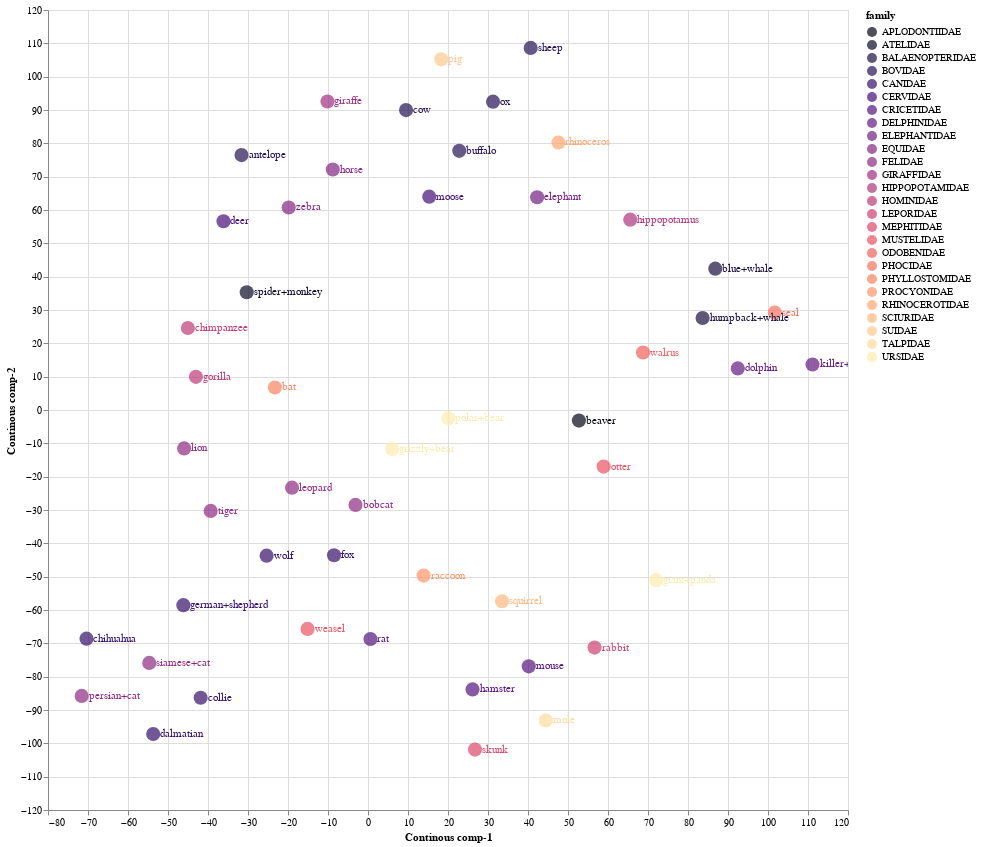

Notebook source saved alongside this figure:
### Code cell
source = tsne_continous_df1

points = alt.Chart(source).mark_circle(size=200).encode(
    x='Continous comp-1:Q',
    y='Continous comp-2:Q',
    color=alt.Color('family:N', scale=alt.Scale(scheme='Magma'))
    ).properties(
    width=800,
    height=800
)

text = points.mark_text(
    align='left',
    baseline='middle',
    dx=7
).encode(
    text='index:N'
)

points.interactive() + text

### Figure 1 — Vega-Lite specification as saved in the notebook (floating-point values rounded to 4 significant figures)
{"config": {"view": {"continuousWidth": 400, "continuousHeight": 300}}, "layer": [{"mark": {"type": "circle", "size": 200}, "encoding": {"color": {"field": "family", "scale": {"scheme": "Magma"}, "type": "nominal"}, "x": {"field": "Continous comp-1", "type": "quantitative"}, "y": {"field": "Continous comp-2", "type": "quantitative"}}, "height": 800, "selection": {"selector017": {"type": "interval", "bind": "scales", "encodings": ["x", "y"]}}, "width": 800}, {"mark": {"type": "text", "align": "left", "baseline": "middle", "dx": 7}, "encoding": {"color": {"field": "family", "scale": {"scheme": "Magma"}, "type": "nominal"}, "text": {"field": "index", "type": "nominal"}, "x": {"field": "Continous comp-1", "type": "quantitative"}, "y": {"field": "Continous comp-2", "type": "quantitative"}}, "height": 800, "width": 800}], "data": {"name": "data-96de1931631bef68f6d58ee22dd3dc90"}, "$schema": "https://vega.github.io/schema/vega-lite/v4.17.0.json", "datasets": {"data-96de1931631bef68f6d58ee22dd3dc90": [{"Continous comp-1": -31.62, "Continous comp-2": 76.48, "index": "antelope", "order": "ARTIODACTYLA", "family": "BOVIDAE", "K_mean": 0}, {"Continous comp-1": 6.04, "Continous comp-2": -11.72, "index": "grizzly+bear", "order": "CARNIVORA", "family": "URSIDAE", "K_mean": 2}, {"Continous comp-1": 111.1, "Continous comp-2": 13.66, "index": "killer+whale", "order": "ARTIODACTYLA", "family": "DELPHINIDAE", "K_mean": 5}, {"Continous comp-1": 52.73, "Continous comp-2": -3.186, "index": "beaver", "order": "RODENTIA", "family": "APLODONTIIDAE", "K_mean": 10}, {"Continous comp-1": -53.7, "Continous comp-2": -97.21, "index": "dalmatian", "order": "CARNIVORA", "family": "CANIDAE", "K_mean": 4}, {"Continous comp-1": -71.58, "Continous comp-2": -85.77, "index": "persian+cat", "order": "CARNIVORA", "family": "FELIDAE", "K_mean": 4}, {"Continous comp-1": -8.805, "Continous comp-2": 72.15, "index": "horse", "order": "PERISSODACTYLA", "family": "EQUIDAE", "K_mean": 0}, {"Continous comp-1": -46.15, "Continous comp-2": -58.54, "index": "german+shepherd", "order": "CARNIVORA", "family": "CANIDAE", "K_mean": 4}, {"Continous comp-1": 86.81, "Continous comp-2": 42.39, "index": "blue+whale", "order": "ARTIODACTYLA", "family": "BALAENOPTERIDAE", "K_mean": 11}, {"Continous comp-1": -54.69, "Continous comp-2": -75.87, "index": "siamese+cat", "order": "CARNIVORA", "family": "FELIDAE", "K_mean": 4}, {"Continous comp-1": 26.75, "Continous comp-2": -101.9, "index": "skunk", "order": "CARNIVORA", "family": "MEPHITIDAE", "K_mean": 7}, {"Continous comp-1": 44.44, "Continous comp-2": -93.15, "index": "mole", "order": "EULIPOTYPHLA", "family": "TALPIDAE", "K_mean": 7}, {"Continous comp-1": -39.33, "Continous comp-2": -30.28, "index": "tiger", "order": "CARNIVORA", "family": "FELIDAE", "K_mean": 2}, {"Continous comp-1": 65.56, "Continous comp-2": 57.1, "index": "hippopotamus", "order": "ARTIODACTYLA", "family": "HIPPOPOTAMIDAE", "K_mean": 8}, {"Continous comp-1": -18.99, "Continous comp-2": -23.31, "index": "leopard", "order": "CARNIVORA", "family": "FELIDAE", "K_mean": 2}, {"Continous comp-1": 15.31, "Continous comp-2": 64.0, "index": "moose", "order": "ARTIODACTYLA", "family": "CERVIDAE", "K_mean": 3}, {"Continous comp-1": -30.32, "Continous comp-2": 35.32, "index": "spider+monkey", "order": "PRIMATES", "family": "ATELIDAE", "K_mean": 6}, {"Continous comp-1": 83.65, "Continous comp-2": 27.61, "index": "humpback+whale", "order": "ARTIODACTYLA", "family": "BALAENOPTERIDAE", "K_mean": 11}, {"Continous comp-1": 42.28, "Continous comp-2": 63.82, "index": "elephant", "order": "PROBOSCIDEA", "family": "ELEPHANTIDAE", "K_mean": 3}, {"Continous comp-1": -43.02, "Continous comp-2": 9.938, "index": "gorilla", "order": "PRIMATES", "family": "HOMINIDAE", "K_mean": 6}, {"Continous comp-1": 31.26, "Continous comp-2": 92.49, "index": "ox", "order": "ARTIODACTYLA", "family": "BOVIDAE", "K_mean": 3}, {"Continous comp-1": -8.486, "Continous comp-2": -43.57, "index": "fox", "order": "CARNIVORA", "family": "CANIDAE", "K_mean": 2}, {"Continous comp-1": 40.67, "Continous comp-2": 108.6, "index": "sheep", "order": "ARTIODACTYLA", "family": "BOVIDAE", "K_mean": 3}, {"Continous comp-1": 101.7, "Continous comp-2": 29.23, "index": "seal", "order": "CARNIVORA", "family": "PHOCIDAE", "K_mean": 5}, {"Continous comp-1": -45.03, "Continous comp-2": 24.61, "index": "chimpanzee", "order": "PRIMATES", "family": "HOMINIDAE", "K_mean": 6}, {"Continous comp-1": 26.14, "Continous comp-2": -83.83, "index": "hamster", "order": "RODENTIA", "family": "CRICETIDAE", "K_mean": 7}, {"Continous comp-1": 33.51, "Continous comp-2": -57.37, "index": "squirrel", "order": "RODENTIA", "family": "SCIURIDAE", "K_mean": 1}, {"Continous comp-1": 47.62, "Continous comp-2": 80.26, "index": "rhinoceros", "order": "PERISSODACTYLA", "family": "RHINOCEROTIDAE", "K_mean": 3}, {"Continous comp-1": 56.64, "Continous comp-2": -71.28, "index": "rabbit", "order": "LAGOMORPHA", "family": "LEPORIDAE", "K_mean": 7}, {"Continous comp-1": -23.27, "Continous comp-2": 6.762, "index": "bat", "order": "CHIROPTERA", "family": "PHYLLOSTOMIDAE", "K_mean": 6}, {"Continous comp-1": -10.14, "Continous comp-2": 92.56, "index": "giraffe", "order": "ARTIODACTYLA", "family": "GIRAFFIDAE", "K_mean": 3}, {"Continous comp-1": -25.35, "Continous comp-2": -43.71, "index": "wolf", "order": "CARNIVORA", "family": "CANIDAE", "K_mean": 2}, {"Continous comp-1": -70.38, "Continous comp-2": -68.59, "index": "chihuahua", "order": "CARNIVORA", "family": "CANIDAE", "K_mean": 4}, {"Continous comp-1": 0.6113, "Continous comp-2": -68.72, "index": "rat", "order": "RODENTIA", "family": "CRICETIDAE", "K_mean": 9}, {"Continous comp-1": -15.11, "Continous comp-2": -65.68, "index": "weasel", "order": "CARNIVORA", "family": "MUSTELIDAE", "K_mean": 9}, {"Continous comp-1": 58.91, "Continous comp-2": -16.98, "index": "otter", "order": "CARNIVORA", "family": "MUSTELIDAE", "K_mean": 10}, {"Continous comp-1": 22.82, "Continous comp-2": 77.75, "index": "buffalo", "order": "ARTIODACTYLA", "family": "BOVIDAE", "K_mean": 3}, {"Continous comp-1": -19.82, "Continous comp-2": 60.76, "index": "zebra", "order": "PERISSODACTYLA", "family": "EQUIDAE", "K_mean": 0}, {"Continous comp-1": 72.06, "Continous comp-2": -51.06, "index": "giant+panda", "order": "CARNIVORA", "family": "URSIDAE", "K_mean": 1}, {"Continous comp-1": -36.13, "Continous comp-2": 56.61, "index": "deer", "order": "ARTIODACTYLA", "family": "CERVIDAE", "K_mean": 0}, {"Continous comp-1": -3.122, "Continous comp-2": -28.48, "index": "bobcat", "order": "CARNIVORA", "family": "FELIDAE", "K_mean": 2}, {"Continous comp-1": 18.31, "Continous comp-2": 105.2, "index": "pig", "order": "ARTIODACTYLA", "family": "SUIDAE", "K_mean": 3}, {"Continous comp-1": -45.97, "Continous comp-2": -11.52, "index": "lion", "order": "CARNIVORA", "family": "FELIDAE", "K_mean": 6}, {"Continous comp-1": 40.18, "Continous comp-2": -76.91, "index": "mouse", "order": "RODENTIA", "family": "CRICETIDAE", "K_mean": 7}, {"Continous comp-1": 20.08, "Continous comp-2": -2.438, "index": "polar+bear", "order": "CARNIVORA", "family": "URSIDAE", "K_mean": 2}, {"Continous comp-1": -41.84, "Continous comp-2": -86.33, "index": "collie", "order": "CARNIVORA", "family": "CANIDAE", "K_mean": 4}, {"Continous comp-1": 68.76, "Continous comp-2": 17.24, "index": "walrus", "order": "CARNIVORA", "family": "ODOBENIDAE", "K_mean": 11}, {"Continous comp-1": 13.9, "Continous comp-2": -49.68, "index": "raccoon", "order": "CARNIVORA", "family": "PROCYONIDAE", "K_mean": 1}, {"Continous comp-1": 9.511, "Continous comp-2": 89.97, "index": "cow", "order": "ARTIODACTYLA", "family": "BOVIDAE", "K_mean": 3}, {"Continous comp-1": 92.45, "Continous comp-2": 12.47, "index": "dolphin", "order": "ARTIODACTYLA", "family": "DELPHINIDAE", "K_mean": 5}]}}
